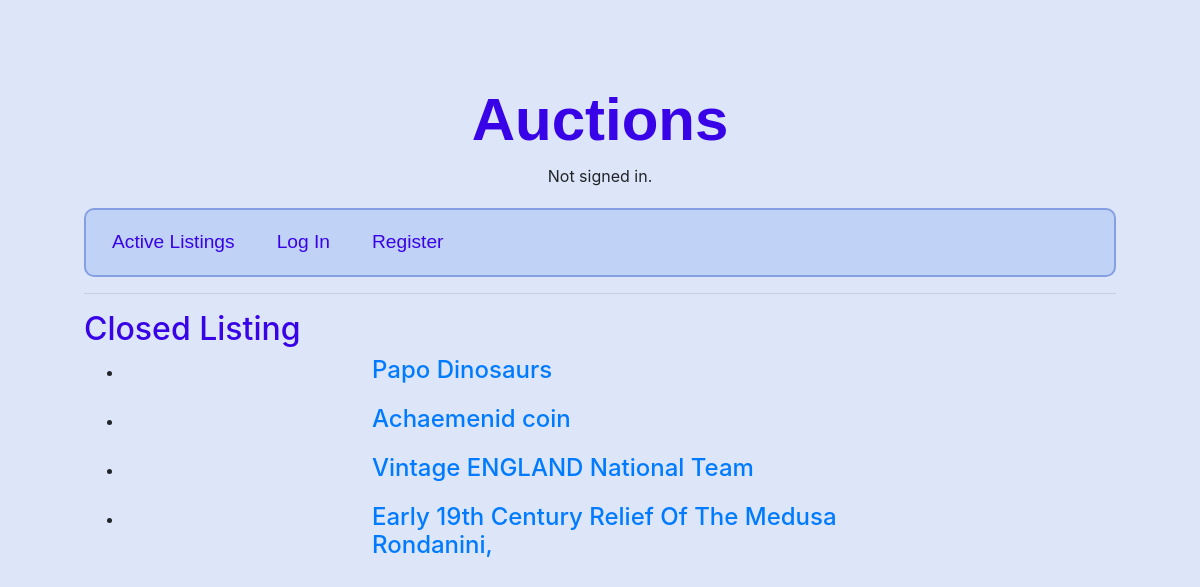
Screenshot of /closed_listing/ with the database file from the repository.
### auctions/models.py (models this page shows)
class AuctionListing(models.Model):
    title = models.CharField(max_length=255, default='unknown')
    description = models.TextField()
    start_price = models.DecimalField(max_digits=10, decimal_places=2, default=1.00)
    current_price = models.DecimalField(max_digits=10, decimal_places=2, default=2.00)
    created_by = models.ForeignKey(User, on_delete=models.CASCADE, related_name='auction_listings')
    created_at = models.DateTimeField(auto_now_add=True)
    categories = models.ManyToManyField('Category', related_name='auction_listings')
    starting_bid = models.DecimalField(max_digits=10, decimal_places=2, default=2.00)
    image_url = models.URLField(default='https://example.com/placeholder.jpg')
    comments = models.ManyToManyField('Comment', related_name='auction_listings')
    winner = models.ForeignKey(User, on_delete=models.CASCADE, blank=True, null=True)
    available = models.BooleanField(default=True)
    def __str__(self):
        return f'{self.title}'

### auctions/views.py (the view)
# urls.py: path("closed_listing/", views.closed_listing, name="closed_listing"),
def closed_listing(request):
    closed_listing = AuctionListing.objects.filter(available=False)
    return render(request, "auctions/close_listing.html", {
        "closed_listing": closed_listing
    })

### auctions/templates/auctions/close_listing.html (shortened to what this page needs)
{% extends "auctions/layout.html" %}
{% block body %}
    <h2>Closed Listing</h2>
    {%for title in closed_listing%}
        <ul>
            <li>
                <div class="listing_item_group">
                    <h4> <a href="{% url 'detail_list' title %}"> {{title}} </a></h4>
                </div>
            </li>
        </ul>
    {%endfor%}
{% endblock %}

### auctions/templates/auctions/layout.html (shortened to what this page needs)
{% load static %}
<!DOCTYPE html>
<html lang="en">
    <head>
        <link rel="stylesheet" href="https://stackpath.bootstrapcdn.com/bootstrap/4.4.1/css/bootstrap.min.css">
        <link rel="stylesheet" href="/static/auctions/styles.css">
    </head>
    <body>
        <h1>Auctions</h1>
        <div class="user">
            {% if user.is_authenticated %}
                Signed in as <strong>{{ user.username }}</strong>.
            {% else %}
                Not signed in.
            {% endif %}
        </div>
        <ul class="nav">
            <li class="nav-item">
                <a class="nav-link" href="{% url 'active_list' %}">Active Listings</a>
            </li>
            {% if user.is_authenticated %}
                <li class="nav-item">
                    <a class="nav-link" href="{% url 'create_listing' %}">create listing</a>
                </li>
                <li class="nav-item">
                    <a class="nav-link" href="{% url 'categories' %}">categories</a>
                </li>
                <li class="nav-item">
                    <a class="nav-link" href="{% url 'watchlist' %}">watchlist</a>
                </li>
                <li class="nav-item">
                    <a class="nav-link" href="{% url 'closed_listing' %}">closed list</a>
                </li>
                <li class="nav-item">
                    <a class="nav-link" href="{% url 'logout' %}">Log Out</a>
                </li>
            {% else %}
                <li class="nav-item">
                    <a class="nav-link" href="{% url 'login' %}">Log In</a>
                </li>
                <li class="nav-item">
                    <a class="nav-link" href="{% url 'register' %}">Register</a>
                </li>
            {% endif %}
        </ul>
        <hr>
        {% block body %}
        {% endblock %}
    </body>
</html>

### auctions/static/auctions/styles.css (style rules this page uses)
body { background-color: #dde6f9; padding: 7%; }
.user { text-align:center; }
h1 { color: #3803e6; text-align: center; font-weight: bolder; font-family: sans-serif; font-stretch: ultra-condensed; font-size: 60px; }
h2 { color: #3803e6; }
.nav { border: solid 2px rgb(133, 159, 227); border-radius: 10px; background-color: #c1d2f7; padding: 10px; }
.nav-item { display: inline-block; margin-right: 10px; }
.nav-link { color: #3803e6; text-decoration: none; font-family:Arial, sans-serif; font-size:larger; text-shadow: #7ba7d4 10px; }
div { margin-bottom: 20px; display: block; margin-left: auto; margin-right: auto; width: 50%; width: 50%; }

### rows the page displays
AuctionListing: title "Papo Dinosaurs"
AuctionListing: title "Achaemenid coin"
AuctionListing: title "Vintage ENGLAND National Team"
AuctionListing: title "Early 19th Century Relief Of The Medusa Rondanini,"
